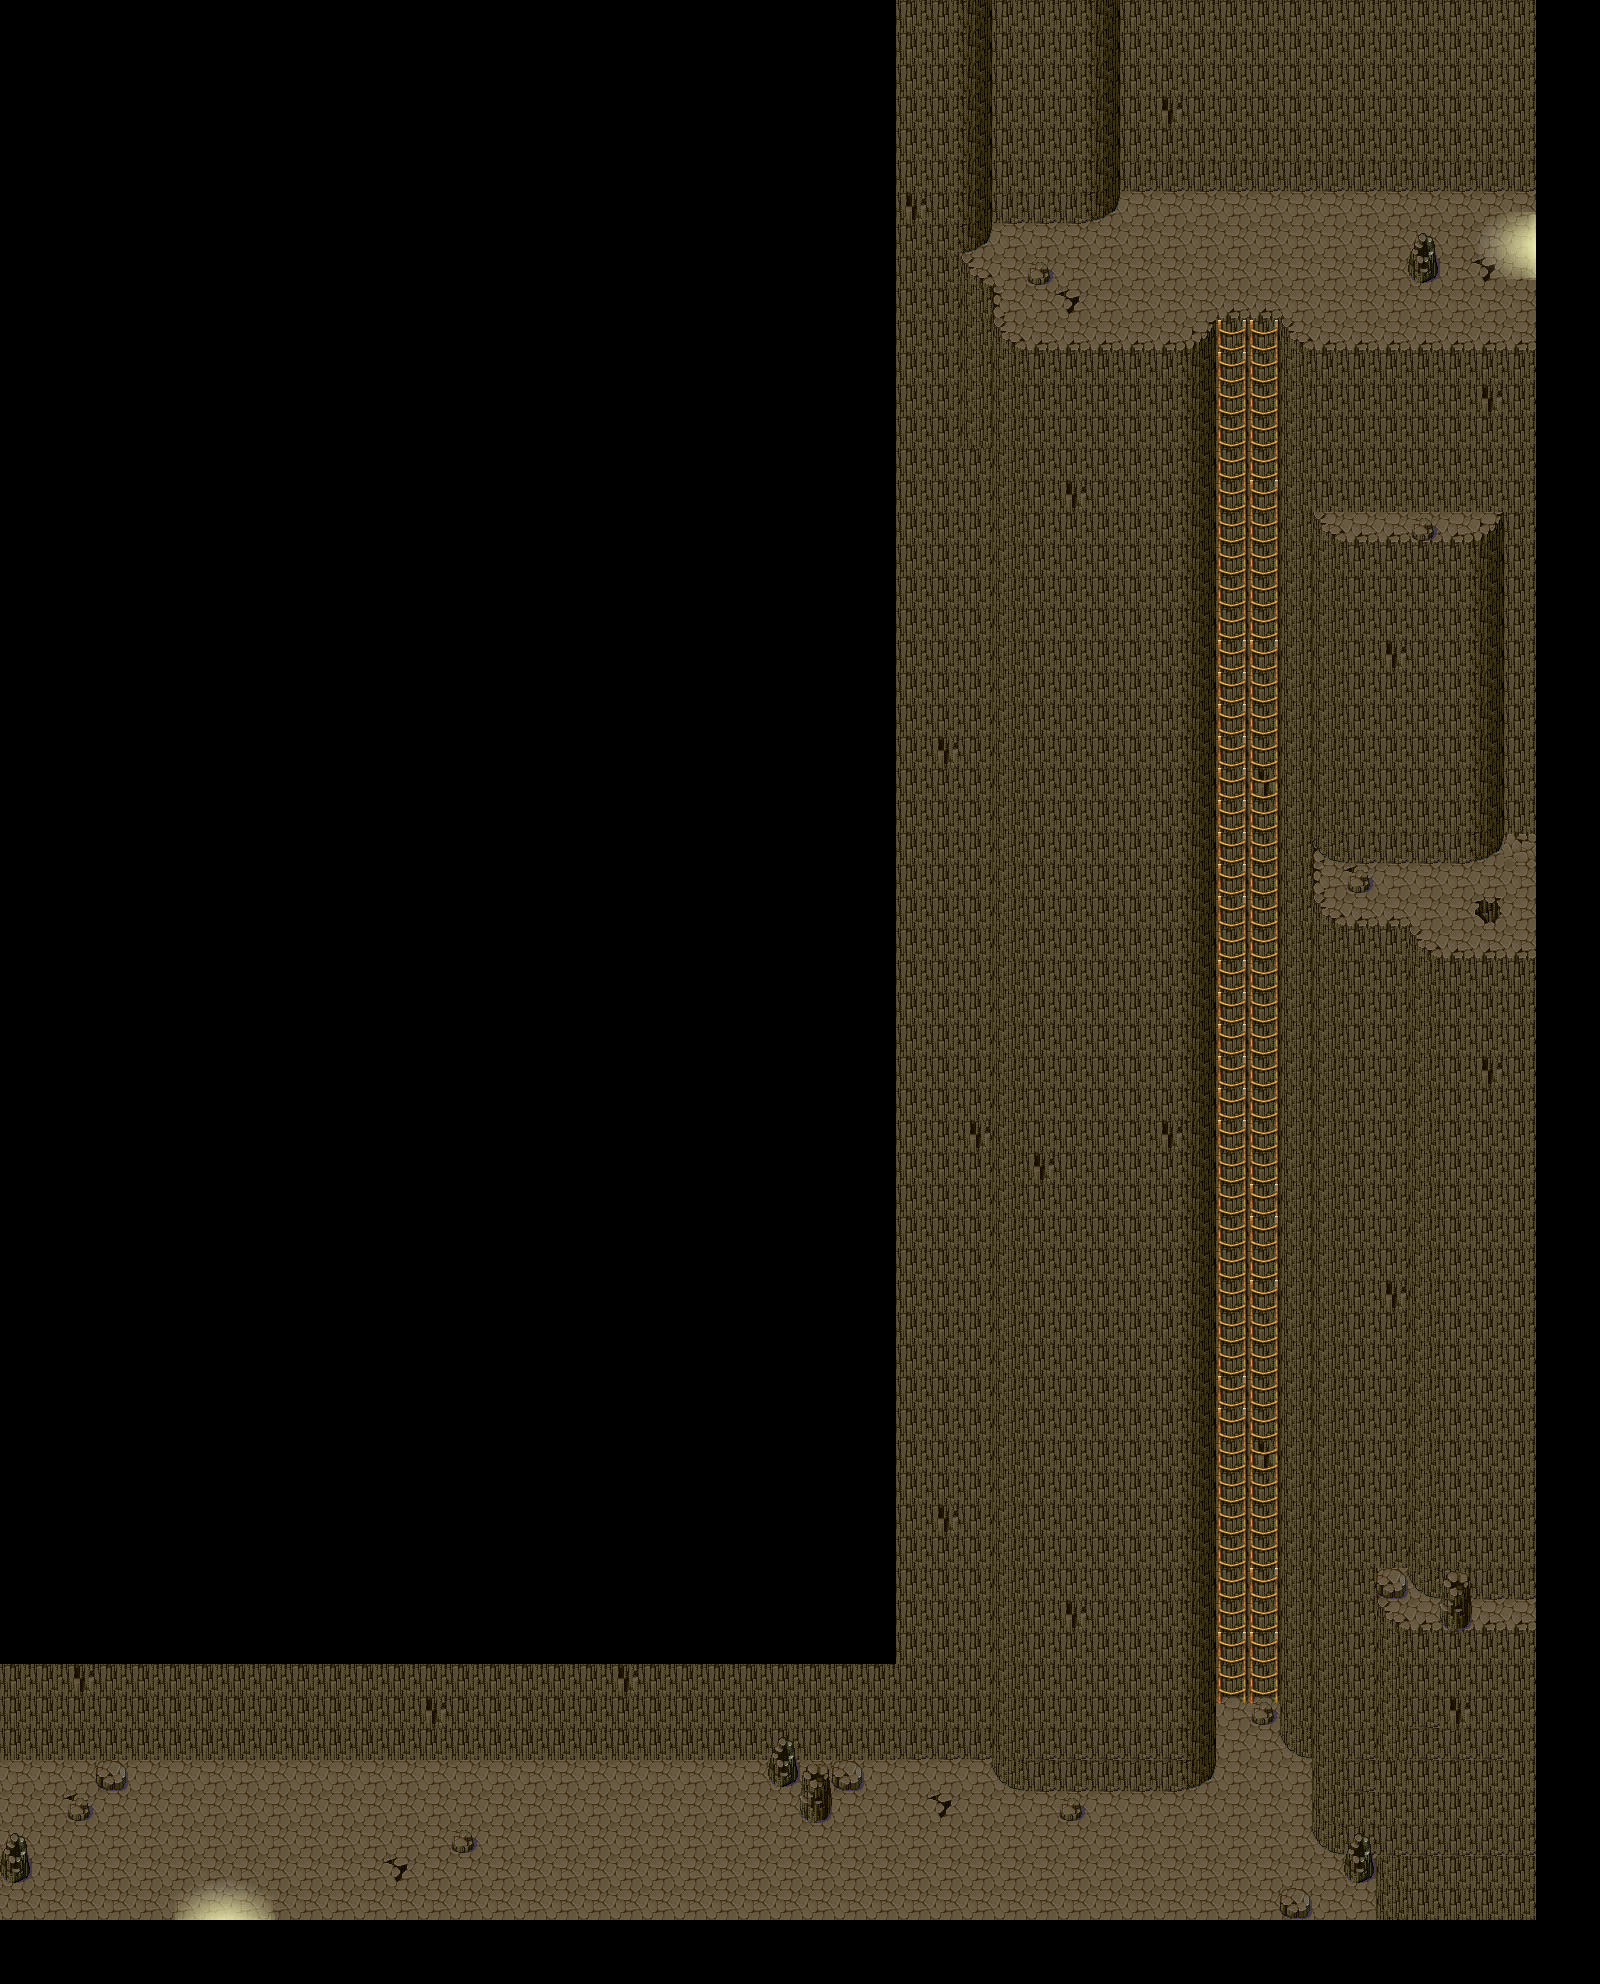

A level layout from a 2D game, rendered from its tile map. Below: a short description, then the map file with tile-grid data replaced by summaries:
An orthogonal 50x62 tile map with 32x32 px tiles, 3 tile layers (Background, ObjColisionables, Puerta).

<map version="1.2" tiledversion="1.2.3" orientation="orthogonal" renderorder="right-down" width="50" height="62" tilewidth="32" tileheight="32" infinite="0" nextlayerid="4" nextobjectid="1">
 <tileset firstgid="1" source="Cueva_Antes_Ruta_Dungeon_Final.tsx" />
 <layer id="1" name="Background" width="50" height="62">
  <data>[3100 cells, 3100 non-empty, 3100 distinct tile ids]</data>
 </layer>
 <layer id="2" name="ObjColisionables" width="50" height="62">
  <data>[3100 cells, 2726 non-empty, 2726 distinct tile ids]</data>
 </layer>
 <layer id="3" name="Puerta" width="50" height="62">
  <data>[3100 cells, 4 non-empty, 4 distinct tile ids]</data>
 </layer>
</map>
